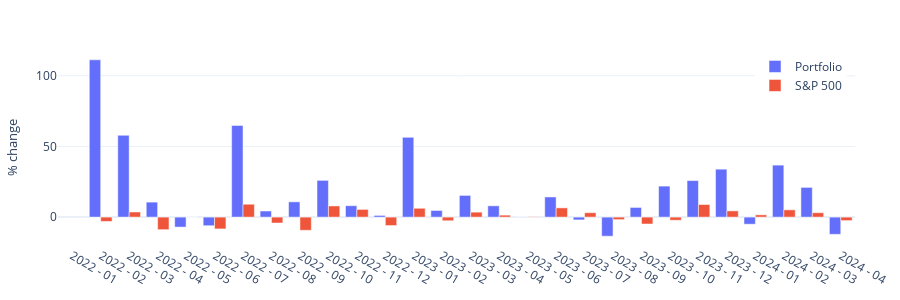

The code cell stored with this chart in its notebook:
### Markdown cell above
Portfolio Value Visualized.

### Code cell
df = plotly_prtfl_val[['date', 'ptf_growth', 'sp500_growth']].copy().round(3)
df['month'] = df.date.dt.month_name()  # date column should be formatted as datetime
df['weekday'] = df.date.dt.day_name()  # could be interesting to analyze weekday returns later
df['year'] = df.date.dt.year
df['weeknumber'] = df.date.dt.week    # could be interesting to try instead of timeperiod
df['timeperiod'] = df.year.astype(str) + ' - ' + df.date.dt.month.astype(str).str.zfill(2)

# getting the percentage change for each period. the first period will be NaN
sp = df.reset_index().groupby('timeperiod').last()['sp500_growth'].pct_change()*100
ptf = df.reset_index().groupby('timeperiod').last()['ptf_growth'].pct_change()*100
plotlydf_growth_compare = pd.merge(ptf, sp, on='timeperiod').reset_index().round(3)
plotlydf_growth_compare.head()

# Plotly part
fig_growth2 = go.Figure()
fig_growth2.layout.template = CHART_THEME
fig_growth2.add_trace(go.Bar(
    x=plotlydf_growth_compare.timeperiod,
    y=plotlydf_growth_compare.ptf_growth.round(2),
    name='Portfolio'
))
fig_growth2.add_trace(go.Bar(
    x=plotlydf_growth_compare.timeperiod,
    y=plotlydf_growth_compare.sp500_growth.round(2),
    name='S&P 500',
))
fig_growth2.update_layout(barmode='group')
fig_growth2.layout.height=300
fig_growth2.update_layout(margin = dict(t=50, b=50, l=25, r=25))
fig_growth2.update_layout(
    xaxis_tickfont_size=12,
    yaxis=dict(
        title='% change',
        titlefont_size=13,
        tickfont_size=12,
        ))

fig_growth2.update_layout(legend=dict(
    yanchor="top",
    y=0.99,
    xanchor="right",
    x=0.99))
fig_growth2.show()

### Figure 1 — Plotly figure (JSON) as saved in the notebook; plotly's stock layout.template omitted (floating-point values rounded to 4 significant figures)
{"data": [{"name": "Portfolio", "type": "bar", "x": ["2022 - 01", "2022 - 02", "2022 - 03", "2022 - 04", "2022 - 05", "2022 - 06", "2022 - 07", "2022 - 08", "2022 - 09", "2022 - 10", "2022 - 11", "2022 - 12", "2023 - 01", "2023 - 02", "2023 - 03", "2023 - 04", "2023 - 05", "2023 - 06", "2023 - 07", "2023 - 08", "2023 - 09", "2023 - 10", "2023 - 11", "2023 - 12", "2024 - 01", "2024 - 02", "2024 - 03", "2024 - 04"], "y": [null, 111.3, 57.89, 10.61, -7.06, -6.1, 64.84, 4.31, 10.8, 26, 8.07, 1.19, 56.48, 4.69, 15.36, 7.99, 0.08, 14.26, -1.99, -13.51, 6.84, 21.94, 25.86, 33.91, -5.03, 36.78, 21.02, -12.17]}, {"name": "S&P 500", "type": "bar", "x": ["2022 - 01", "2022 - 02", "2022 - 03", "2022 - 04", "2022 - 05", "2022 - 06", "2022 - 07", "2022 - 08", "2022 - 09", "2022 - 10", "2022 - 11", "2022 - 12", "2023 - 01", "2023 - 02", "2023 - 03", "2023 - 04", "2023 - 05", "2023 - 06", "2023 - 07", "2023 - 08", "2023 - 09", "2023 - 10", "2023 - 11", "2023 - 12", "2024 - 01", "2024 - 02", "2024 - 03", "2024 - 04"], "y": [null, -3.08, 3.62, -8.89, 0, -8.36, 9.12, -4.18, -9.33, 7.89, 5.45, -5.99, 6.25, -2.59, 3.5, 1.4, 0.23, 6.54, 3.12, -1.78, -4.89, -2.24, 8.92, 4.41, 1.61, 5.15, 3.11, -2.47]}], "layout": {"barmode": "group", "height": 300, "legend": {"x": 0.99, "xanchor": "right", "y": 0.99, "yanchor": "top"}, "margin": {"b": 50, "l": 25, "r": 25, "t": 50}, "xaxis": {"tickfont": {"size": 12}}, "yaxis": {"tickfont": {"size": 12}, "title": {"font": {"size": 13}, "text": "% change"}}}}
